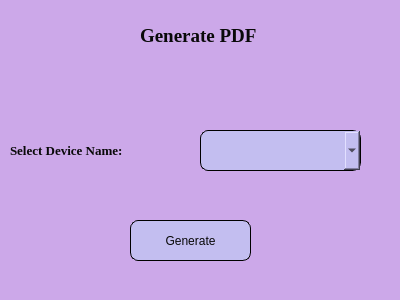
<?xml version="1.0" encoding="UTF-8"?>
<ui version="4.0">
 <class>generatepdf</class>
 <widget class="QDialog" name="generatepdf">
  <property name="geometry">
   <rect>
    <x>0</x>
    <y>0</y>
    <width>400</width>
    <height>300</height>
   </rect>
  </property>
  <property name="windowTitle">
   <string>Dialog</string>
  </property>
  <property name="styleSheet">
   <string notr="true">background-color: rgb(204, 168, 233);
color: rgb(245, 235, 235);</string>
  </property>
  <widget class="QPushButton" name="pushButton">
   <property name="geometry">
    <rect>
     <x>130</x>
     <y>220</y>
     <width>121</width>
     <height>41</height>
    </rect>
   </property>
   <property name="styleSheet">
    <string notr="true">background-color: rgb(195, 190, 240);
color: rgb(9,9,9);
border-radius:8px;
border: 1px solid black


</string>
   </property>
   <property name="text">
    <string>Generate</string>
   </property>
  </widget>
  <widget class="QLabel" name="label_2">
   <property name="geometry">
    <rect>
     <x>10</x>
     <y>140</y>
     <width>151</width>
     <height>20</height>
    </rect>
   </property>
   <property name="font">
    <font>
     <family>Times New Roman</family>
     <pointsize>10</pointsize>
     <bold>true</bold>
    </font>
   </property>
   <property name="styleSheet">
    <string notr="true">color: rgb(9, 9, 9);</string>
   </property>
   <property name="text">
    <string>Select Device Name:</string>
   </property>
  </widget>
  <widget class="QComboBox" name="Devicename_combo">
   <property name="geometry">
    <rect>
     <x>200</x>
     <y>130</y>
     <width>161</width>
     <height>41</height>
    </rect>
   </property>
   <property name="styleSheet">
    <string notr="true">QComboBox {
    background-color: rgb(195, 190, 240);
    color: rgb(9, 9, 9);
   /* padding: 12px 60px; /* Adjust padding as needed */
    border-radius: 8px;
    border: 1px solid black;
}

QComboBox::item {
    text-align: left; /* Align text to the left */
    padding-top: 10px; /* Adjust the padding to center text vertically */
    padding-bottom: 10px; /* Adjust the padding to center text vertically */
}
</string>
   </property>
  </widget>
  <widget class="QLabel" name="label">
   <property name="geometry">
    <rect>
     <x>140</x>
     <y>20</y>
     <width>171</width>
     <height>31</height>
    </rect>
   </property>
   <property name="font">
    <font>
     <family>Times New Roman</family>
     <pointsize>14</pointsize>
     <bold>true</bold>
    </font>
   </property>
   <property name="styleSheet">
    <string notr="true">color: rgb(9, 9, 9);
text-align:centre;
</string>
   </property>
   <property name="text">
    <string>Generate PDF</string>
   </property>
  </widget>
 </widget>
 <resources/>
 <connections/>
</ui>
